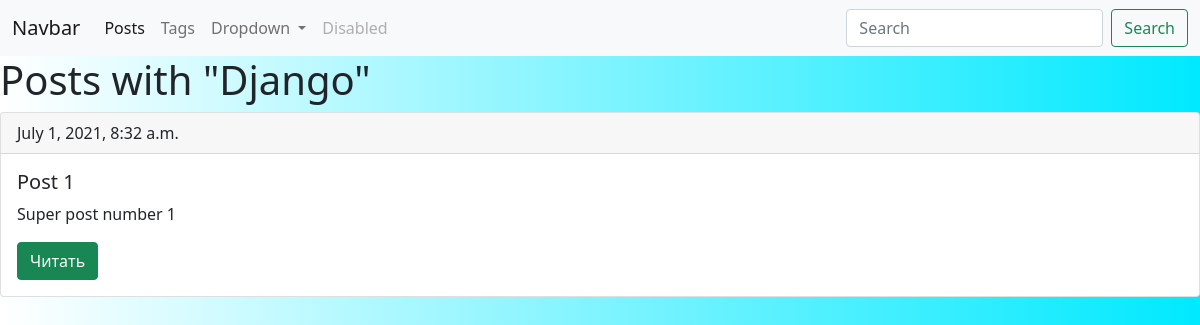
/blog/tag/django, run on the app's committed database.
### blog/models.py (models this page shows)
class Tag(models.Model):
    title = models.CharField(max_length=50)
    slug = models.SlugField(max_length=50, unique=True)

class Post(models.Model):
    title = models.CharField(max_length=100, db_index=True)
    body = models.TextField(blank=True, db_index=True)
    date_pub = models.DateTimeField(auto_now_add=True)
    tags = models.ManyToManyField('Tag', blank=True, related_name='posts')
    slug = models.SlugField(max_length=100, unique=True)
    def get_absoluter_url(self):
        return reverse('post_detail_url', kwargs={'slug': self.slug})

### blog/views.py (the view)
# urls.py: path('tag/<str:slug>', get_tag_detail, name='tag_detail_url'),
def get_tag_detail(request, slug):
    tag = Tag.objects.get(slug__iexact=slug)
    return render(request, 'blog/tag_post.html', context={'tag': tag})

### blog/templates/blog/tag_post.html (shortened to what this page needs)
{% extends 'blog/base_blog.html' %}
{% block content %}
    <h1>Posts with "{{ tag.title|title }}"</h1>
    {% for post in tag.posts.all %}
        {% include 'blog/includes/block_post.html' %}
    {% endfor %}
{% endblock %}

### blog/templates/blog/includes/block_post.html
<div class="card">
    <div class="card-header">
        {{ post.date_pub }}
    </div>
    <div class="card-body">
        <h5 class="card-title">{{ post.title }}</h5>
        <p class="card-text">{{ post.body|truncatewords:15 }}</p>
        <a href="{{ post.get_absoluter_url }}" class="btn btn-success">Читать</a>
    </div>
</div>

### blog/static/blog/css/styles.css (style rules this page uses)
body { background: -webkit-linear-gradient(180deg, rgb(0, 233, 255), rgb(255, 255, 255)); background: -moz-linear-gradient(180deg, rgb(0, 233, 255), rgb(255, 255, 255)); }

### data on the page
Tag: title "Django"
Post: date_pub "July 1, 2021, 8:32 a.m.", title "Post 1", body "Super post number 1"
